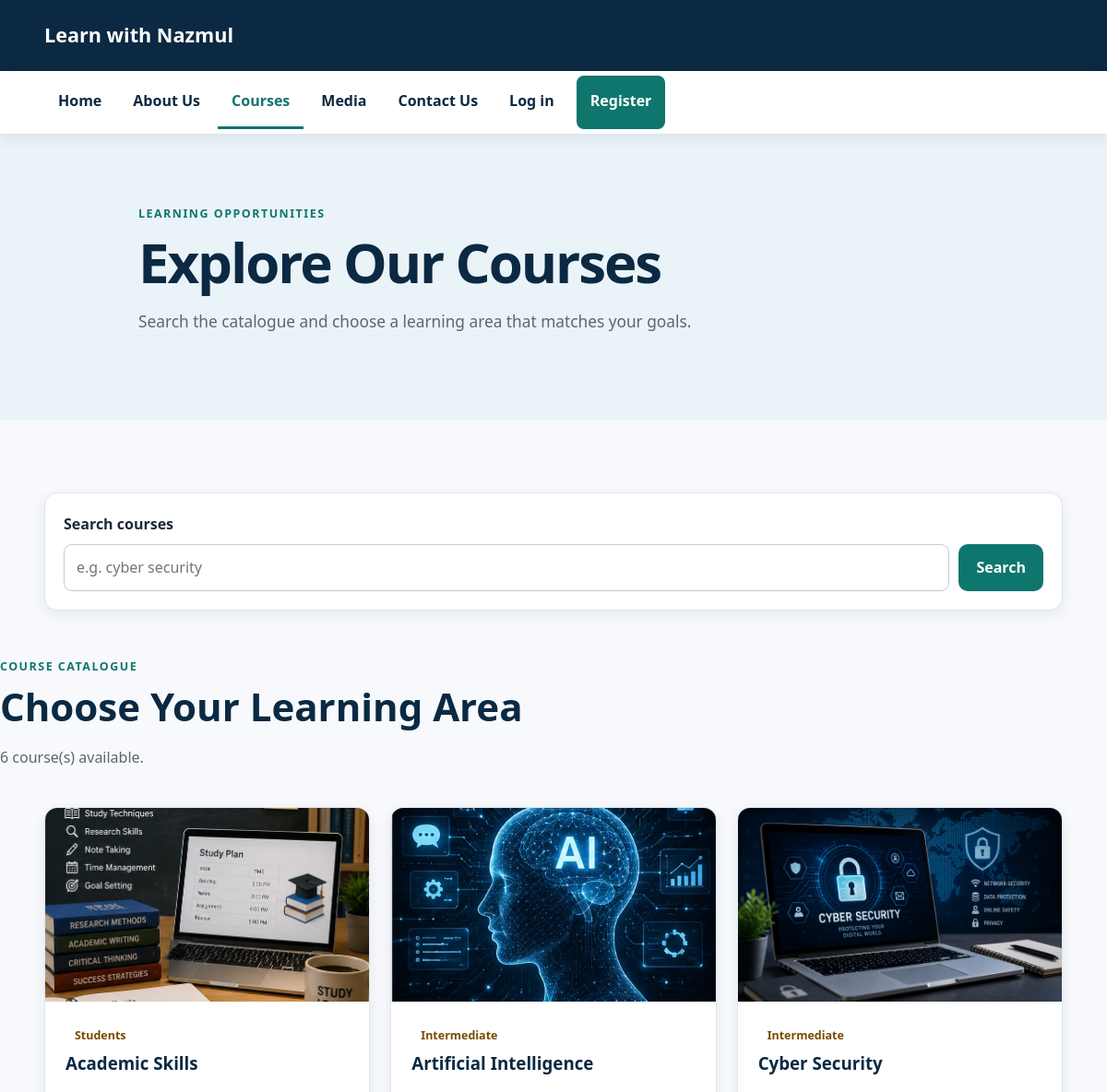
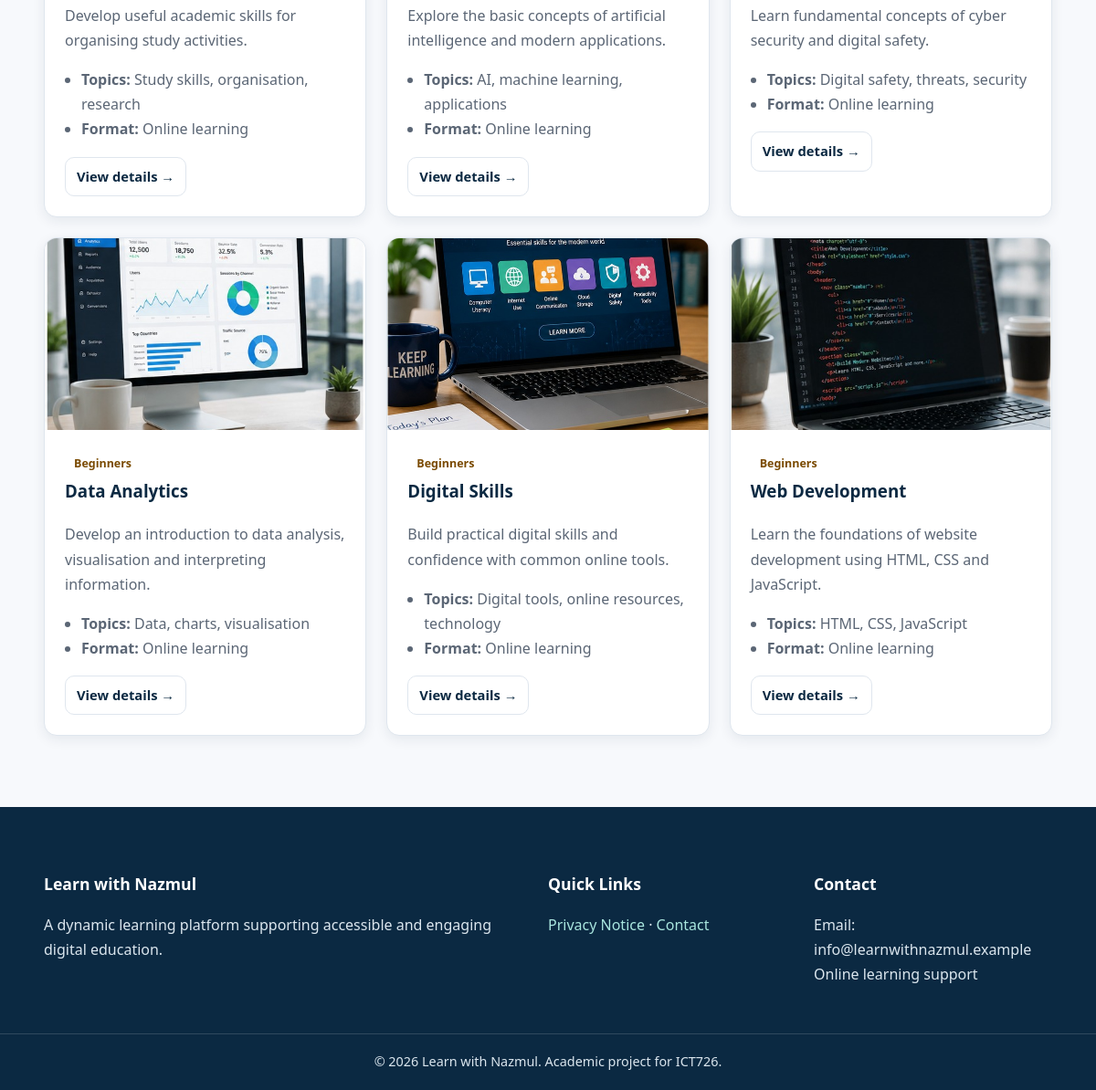
/courses.php, run on the app's committed database (2 pictures, top to bottom).
### tables this page shows
CREATE TABLE courses (
  id INT UNSIGNED AUTO_INCREMENT PRIMARY KEY,
  title VARCHAR(120) NOT NULL,
  short_description VARCHAR(500) NOT NULL,
  description TEXT NOT NULL,
  topics VARCHAR(255) NOT NULL,
  level VARCHAR(40) NOT NULL,
  image VARCHAR(255) NOT NULL,
  is_active TINYINT(1) NOT NULL DEFAULT 1,
  created_at TIMESTAMP NOT NULL DEFAULT CURRENT_TIMESTAMP
);

### config.php (called while the page is built, shortened)
<?php
function url(string $path = ''): string {
    return BASE_URL . '/' . ltrim($path, '/');
}
?>

### courses.php (the view)
<?php require_once 'includes/bootstrap.php'; $pdo=db(); $q=trim($_GET['q']??''); if($q){$stmt=$pdo->prepare("SELECT * FROM courses WHERE is_active=1 AND (title LIKE ? OR short_description LIKE ? OR topics LIKE ?) ORDER BY title"); $like='%'.$q.'%'; $stmt->execute([$like,$like,$like]); $courses=$stmt->fetchAll();}else{$courses=$pdo->query("SELECT * FROM courses WHERE is_active=1 ORDER BY title")->fetchAll();} page_head('Courses','Explore online courses in web development, data analytics, artificial intelligence, cyber security and digital skills.'); site_header('courses.php'); render_flash(); ?>
<main><section class="page-hero"><div class="page-hero-content"><p class="section-label">LEARNING OPPORTUNITIES</p><h1>Explore Our Courses</h1><p>Search the catalogue and choose a learning area that matches your goals.</p></div></section><section><form class="search-form" method="get" action="courses.php" role="search"><label for="q">Search courses</label><div><input id="q" name="q" value="<?= e($q) ?>" placeholder="e.g. cyber security" maxlength="80"><button class="button primary-button" type="submit">Search</button></div></form><div class="section-heading left"><p class="section-label">COURSE CATALOGUE</p><h2>Choose Your Learning Area</h2><p><?= count($courses) ?> course(s) available.</p></div><div class="course-grid"><?php foreach($courses as $c): ?><article class="course-card"><img src="<?= e(url('images/'.$c['image'])) ?>" alt="Course image for <?= e($c['title']) ?>"><div class="course-card-body"><span class="badge"><?= e($c['level']) ?></span><h3><?= e($c['title']) ?></h3><p><?= e($c['short_description']) ?></p><ul class="compact-list"><li><strong>Topics:</strong> <?= e($c['topics']) ?></li><li><strong>Format:</strong> Online learning</li></ul><a class="button secondary-button small" href="<?= e(url('course.php?id='.$c['id'])) ?>">View details →</a></div></article><?php endforeach; ?></div><?php if(!$courses): ?><div class="card center"><h2>No courses found</h2><p>Try another keyword.</p></div><?php endif; ?></section></main><?php site_footer(); ?>

### includes/bootstrap.php (shortened to what this page needs)
<?php
require_once __DIR__ . '/../config.php';
function e(?string $value): string { return htmlspecialchars($value ?? '', ENT_QUOTES, 'UTF-8'); }
function current_user(): ?array { return $_SESSION['user'] ?? null; }
function page_head(string $title, string $description=''): void {
    echo '<!doctype html><html lang="en"><head><meta charset="utf-8"><meta name="viewport" content="width=device-width, initial-scale=1">';
    echo '<title>'.e($title).' | Learn with Nazmul</title><link rel="stylesheet" href="'.url('css/style.css').'">';
    echo '</head><body>';
}
function site_header(string $active=''): void {
    $u=current_user();
    echo '<header class="site-header"><div class="header-container"><a class="site-logo" href="'.url('index.php').'" aria-label="Learn with Nazmul home">Learn with Nazmul</a>';
    echo '<button class="nav-toggle" type="button" aria-expanded="false" aria-controls="main-navigation">Menu</button></div></header>';
    echo '<nav id="main-navigation" class="main-navigation" aria-label="Main navigation"><ul>';
    $items=['index.php'=>'Home','about.php'=>'About Us','courses.php'=>'Courses','media.php'=>'Media','contact.php'=>'Contact Us'];
    foreach($items as $href=>$label){$cur=$active===basename($href)?' aria-current="page"':''; echo '<li><a href="'.url($href).'"'.$cur.'>'.e($label).'</a></li>';}
    if($u){ echo '<li><a href="'.url('dashboard.php').'">Dashboard</a></li><li><a href="'.url('logout.php').'">Log out</a></li>'; }
    else { echo '<li><a href="'.url('login.php').'">Log in</a></li><li><a class="nav-register" href="'.url('register.php').'">Register</a></li>'; }
    echo '</ul></nav>';
}
function site_footer(): void { echo '<footer class="site-footer"><div class="footer-container"><div><h2>Learn with Nazmul</h2><p>A dynamic learning platform supporting accessible and engaging digital education.</p></div><div><h2>Quick Links</h2><p><a href="'.url('privacy.php').'">Privacy Notice</a> · <a href="'.url('contact.php').'">Contact</a></p></div><div><h2>Contact</h2><p>Email: info@learnwithnazmul.example<br>Online learning support</p></div></div><div class="footer-bottom">&copy; 2026 Learn with Nazmul. Academic project for ICT726.</div></footer><script src="'.url('js/script.js').'"></script></body></html>'; }
?>

### data on the page
courses: image (picture), level "Students", title "Academic Skills", short_description "Develop useful academic skills for organising study activities.", topics "Study skills, organisation, research"
courses: image (picture), level "Intermediate", title "Artificial Intelligence", short_description "Explore the basic concepts of artificial intelligence and modern applications.", topics "AI, machine learning, applications"
courses: image (picture), level "Intermediate", title "Cyber Security", short_description "Learn fundamental concepts of cyber security and digital safety.", topics "Digital safety, threats, security"
courses: image (picture), level "Beginners", title "Data Analytics", short_description "Develop an introduction to data analysis, visualisation and interpreting information.", topics "Data, charts, visualisation"
courses: image (picture), level "Beginners", title "Digital Skills", short_description "Build practical digital skills and confidence with common online tools.", topics "Digital tools, online resources, technology"
courses: image (picture), level "Beginners", title "Web Development", short_description "Learn the foundations of website development using HTML, CSS and JavaScript.", topics "HTML, CSS, JavaScript"

### other printed values
$label "Home"
$label "About Us"
$label "Courses"
$label "Media"
$label "Contact Us"
count($courses) "6"
